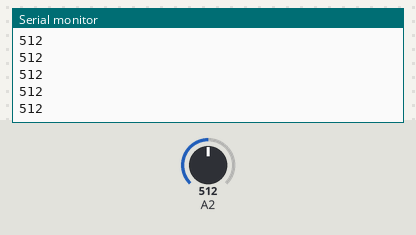
The sketch below on a simulated Arduino Uno, built with avr-gcc and run on an emulated ATmega328P. Shown: the last lines printed to the serial monitor. Inputs (shaded band) come from the test bench; at power-on: A2 = 512.

Above: at 1.2 s.
1.3 s: A2 set to 716
At 2.3 s:
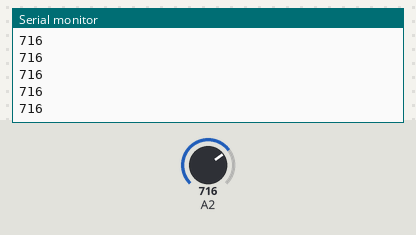
2.8 s: A2 set to 900
At 3.5 s:
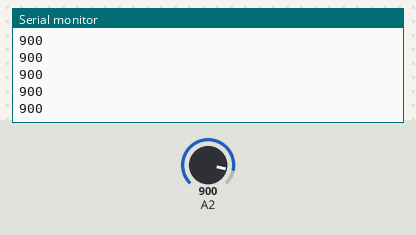
Timing chart, 0 to 5.8 s (numbered marks = the images above; inputs shaded):
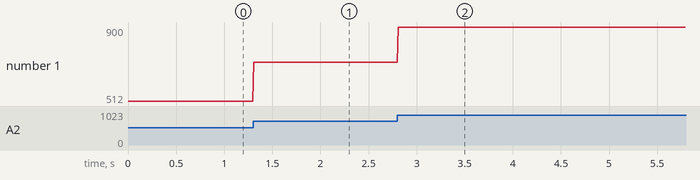

The sketch:

IR_test.ino
```cpp
int value;

void setup()
{
  Serial.begin(115200);
  pinMode(A2, INPUT);
}

void loop()
{
  value = analogRead(A2);

  Serial.println(value);

  delay(10);
}
```

Measured:
- after the input at 1.3 s, the serial monitor: prints a new line at once (image 1)
- after the input at 2.8 s, the serial monitor: prints a new line at once (image 2)
- plotted number 1: 512 → 716 after the input at 1.3 s, 716 → 900 after the input at 2.8 s
